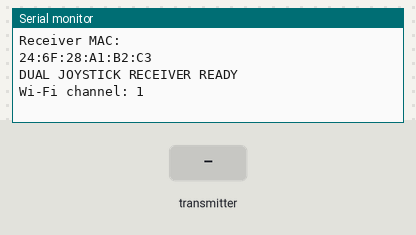
Bench run of a sketch on a simulated ESP32. On the bench: the last lines printed to the serial monitor. Inputs (shaded band) come from the test bench.

Above: at 1.4 s.
1.5 s: the transmitter starts sending x1 = 0
At 1.81 s:
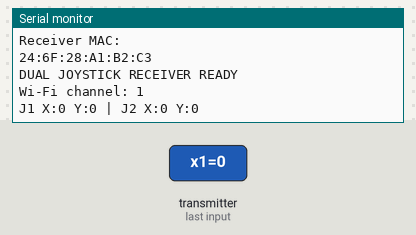
3.5 s: the transmitter starts sending y1 = 1024
At 3.81 s:
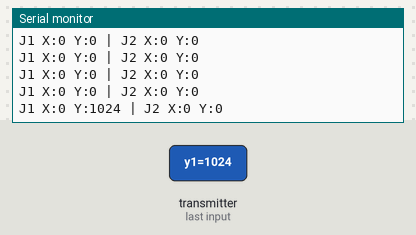
5.0 s: the transmitter starts sending x2 = 1024
At 5.31 s:
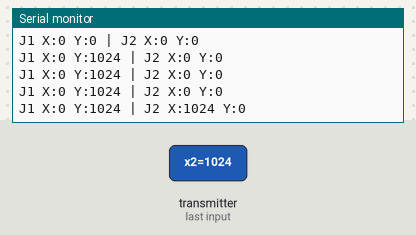
6.5 s: the transmitter starts sending y2 = 1024
At 6.81 s:
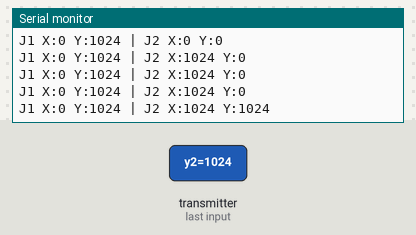
8.0 s: the transmitter starts sending x1 = 1024
At 8.31 s:
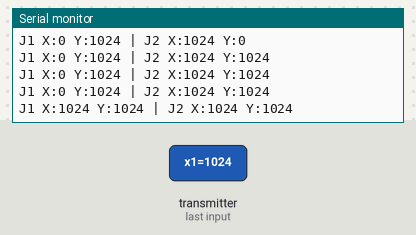
9.5 s: the transmitter starts sending y1 = 0
At 9.81 s:
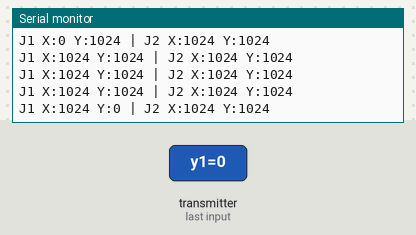

Measured:
- after the input at 1.5 s, the serial monitor: prints a new line at once (image 1)
- after the input at 3.5 s, the serial monitor: prints a new line at once (image 2)
- after the input at 5.0 s, the serial monitor: prints a new line at once (image 3)
- after the input at 6.5 s, the serial monitor: prints a new line at once (image 4)
- after the input at 8.0 s, the serial monitor: prints a new line at once (image 5)
- after the input at 9.5 s, the serial monitor: prints a new line at once (image 6)

The sketch:

two_joystick_receivercode.ino
```cpp
#include <WiFi.h>
#include <esp_now.h>
#include <esp_wifi.h>

#define UART_RX 16
#define UART_TX 17

typedef struct {
  int16_t x1;
  int16_t y1;
  int16_t x2;
  int16_t y2;
} ControlData;

void onDataRecv(const esp_now_recv_info_t *info,
                const uint8_t *incomingData,
                int len) {
  if (len != sizeof(ControlData)) return;

  ControlData d;
  memcpy(&d, incomingData, sizeof(d));

  // Send CSV data to Arduino Mega
  Serial1.print(d.x1);
  Serial1.print(',');
  Serial1.print(d.y1);
  Serial1.print(',');
  Serial1.print(d.x2);
  Serial1.print(',');
  Serial1.println(d.y2);

  Serial.printf("J1 X:%d Y:%d | J2 X:%d Y:%d\n",
                d.x1, d.y1, d.x2, d.y2);
}

void setup() {
  Serial.begin(115200);

  Serial1.begin(115200, SERIAL_8N1,
                UART_RX, UART_TX);

  WiFi.mode(WIFI_STA);
  WiFi.disconnect();
  delay(200);

  esp_wifi_set_channel(1, WIFI_SECOND_CHAN_NONE);

  Serial.println("Receiver MAC:");
  Serial.println(WiFi.macAddress());

  if (esp_now_init() != ESP_OK) {
    Serial.println("ESP-NOW initialization failed");
    while (true) delay(1000);
  }

  esp_now_register_recv_cb(onDataRecv);

  Serial.println("DUAL JOYSTICK RECEIVER READY");
  Serial.println("Wi-Fi channel: 1");
}

void loop() {
  // Data is handled by the receive callback.
}
```
